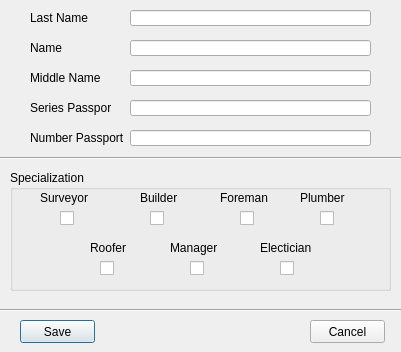
<?xml version="1.0" encoding="UTF-8"?>
<ui version="4.0">
 <class>Dialog</class>
 <widget class="QDialog" name="Dialog">
  <property name="windowModality">
   <enum>Qt::NonModal</enum>
  </property>
  <property name="geometry">
   <rect>
    <x>0</x>
    <y>0</y>
    <width>401</width>
    <height>352</height>
   </rect>
  </property>
  <property name="windowTitle">
   <string>Add Worker</string>
  </property>
  <widget class="QPushButton" name="pushButton">
   <property name="geometry">
    <rect>
     <x>20</x>
     <y>320</y>
     <width>75</width>
     <height>23</height>
    </rect>
   </property>
   <property name="text">
    <string>Save</string>
   </property>
  </widget>
  <widget class="QPushButton" name="pushButton_2">
   <property name="geometry">
    <rect>
     <x>310</x>
     <y>320</y>
     <width>75</width>
     <height>23</height>
    </rect>
   </property>
   <property name="text">
    <string>Cancel</string>
   </property>
  </widget>
  <widget class="QLineEdit" name="lineLastName">
   <property name="geometry">
    <rect>
     <x>130</x>
     <y>10</y>
     <width>241</width>
     <height>16</height>
    </rect>
   </property>
   <property name="inputMask">
    <string/>
   </property>
   <property name="text">
    <string/>
   </property>
  </widget>
  <widget class="QLabel" name="label">
   <property name="geometry">
    <rect>
     <x>30</x>
     <y>10</y>
     <width>61</width>
     <height>16</height>
    </rect>
   </property>
   <property name="font">
    <font>
     <pointsize>9</pointsize>
    </font>
   </property>
   <property name="text">
    <string>Last Name</string>
   </property>
  </widget>
  <widget class="QLabel" name="label_2">
   <property name="geometry">
    <rect>
     <x>30</x>
     <y>40</y>
     <width>61</width>
     <height>16</height>
    </rect>
   </property>
   <property name="font">
    <font>
     <pointsize>9</pointsize>
    </font>
   </property>
   <property name="text">
    <string>Name</string>
   </property>
  </widget>
  <widget class="QLineEdit" name="lineName">
   <property name="geometry">
    <rect>
     <x>130</x>
     <y>40</y>
     <width>241</width>
     <height>16</height>
    </rect>
   </property>
   <property name="text">
    <string/>
   </property>
  </widget>
  <widget class="QLineEdit" name="lineMiddleName">
   <property name="geometry">
    <rect>
     <x>130</x>
     <y>70</y>
     <width>241</width>
     <height>16</height>
    </rect>
   </property>
   <property name="text">
    <string/>
   </property>
  </widget>
  <widget class="QLabel" name="label_3">
   <property name="geometry">
    <rect>
     <x>30</x>
     <y>70</y>
     <width>71</width>
     <height>16</height>
    </rect>
   </property>
   <property name="font">
    <font>
     <pointsize>9</pointsize>
    </font>
   </property>
   <property name="text">
    <string>Middle Name</string>
   </property>
  </widget>
  <widget class="QLabel" name="label_4">
   <property name="geometry">
    <rect>
     <x>30</x>
     <y>100</y>
     <width>81</width>
     <height>16</height>
    </rect>
   </property>
   <property name="font">
    <font>
     <pointsize>9</pointsize>
    </font>
   </property>
   <property name="text">
    <string>Series Passport</string>
   </property>
  </widget>
  <widget class="QLineEdit" name="lineSeriesPassport">
   <property name="geometry">
    <rect>
     <x>130</x>
     <y>100</y>
     <width>241</width>
     <height>16</height>
    </rect>
   </property>
   <property name="inputMask">
    <string>0000</string>
   </property>
   <property name="maxLength">
    <number>4</number>
   </property>
   <property name="placeholderText">
    <string/>
   </property>
  </widget>
  <widget class="QLabel" name="label_5">
   <property name="geometry">
    <rect>
     <x>30</x>
     <y>130</y>
     <width>101</width>
     <height>16</height>
    </rect>
   </property>
   <property name="font">
    <font>
     <pointsize>9</pointsize>
    </font>
   </property>
   <property name="text">
    <string>Number Passport</string>
   </property>
  </widget>
  <widget class="QLineEdit" name="lineNumberPassport">
   <property name="geometry">
    <rect>
     <x>130</x>
     <y>130</y>
     <width>241</width>
     <height>16</height>
    </rect>
   </property>
   <property name="inputMask">
    <string>000000</string>
   </property>
   <property name="placeholderText">
    <string/>
   </property>
  </widget>
  <widget class="Line" name="line">
   <property name="geometry">
    <rect>
     <x>0</x>
     <y>150</y>
     <width>401</width>
     <height>16</height>
    </rect>
   </property>
   <property name="orientation">
    <enum>Qt::Horizontal</enum>
   </property>
  </widget>
  <widget class="Line" name="line_2">
   <property name="geometry">
    <rect>
     <x>0</x>
     <y>300</y>
     <width>401</width>
     <height>20</height>
    </rect>
   </property>
   <property name="orientation">
    <enum>Qt::Horizontal</enum>
   </property>
  </widget>
  <widget class="QLabel" name="label_6">
   <property name="geometry">
    <rect>
     <x>86</x>
     <y>292</y>
     <width>231</width>
     <height>21</height>
    </rect>
   </property>
   <property name="styleSheet">
    <string notr="true">color:red</string>
   </property>
   <property name="text">
    <string/>
   </property>
   <property name="textFormat">
    <enum>Qt::AutoText</enum>
   </property>
   <property name="scaledContents">
    <bool>false</bool>
   </property>
   <property name="alignment">
    <set>Qt::AlignCenter</set>
   </property>
   <property name="wordWrap">
    <bool>false</bool>
   </property>
  </widget>
  <widget class="QGroupBox" name="groupBox">
   <property name="geometry">
    <rect>
     <x>10</x>
     <y>170</y>
     <width>381</width>
     <height>121</height>
    </rect>
   </property>
   <property name="styleSheet">
    <string notr="true"/>
   </property>
   <property name="title">
    <string>Specialization</string>
   </property>
   <widget class="QCheckBox" name="checkBoxElectician">
    <property name="geometry">
     <rect>
      <x>270</x>
      <y>90</y>
      <width>16</width>
      <height>17</height>
     </rect>
    </property>
    <property name="text">
     <string/>
    </property>
   </widget>
   <widget class="QCheckBox" name="checkBoxManager">
    <property name="geometry">
     <rect>
      <x>180</x>
      <y>90</y>
      <width>16</width>
      <height>17</height>
     </rect>
    </property>
    <property name="text">
     <string/>
    </property>
   </widget>
   <widget class="QLabel" name="label_9">
    <property name="geometry">
     <rect>
      <x>210</x>
      <y>20</y>
      <width>51</width>
      <height>16</height>
     </rect>
    </property>
    <property name="font">
     <font>
      <pointsize>9</pointsize>
     </font>
    </property>
    <property name="text">
     <string>Foreman</string>
    </property>
   </widget>
   <widget class="QCheckBox" name="checkBoxBuilder">
    <property name="geometry">
     <rect>
      <x>140</x>
      <y>40</y>
      <width>16</width>
      <height>17</height>
     </rect>
    </property>
    <property name="text">
     <string/>
    </property>
   </widget>
   <widget class="QCheckBox" name="checkBoxRoofer">
    <property name="geometry">
     <rect>
      <x>90</x>
      <y>90</y>
      <width>16</width>
      <height>17</height>
     </rect>
    </property>
    <property name="text">
     <string/>
    </property>
   </widget>
   <widget class="QCheckBox" name="checkBoxPlumber">
    <property name="geometry">
     <rect>
      <x>310</x>
      <y>40</y>
      <width>16</width>
      <height>17</height>
     </rect>
    </property>
    <property name="text">
     <string/>
    </property>
   </widget>
   <widget class="QCheckBox" name="checkBoxForeman">
    <property name="geometry">
     <rect>
      <x>230</x>
      <y>40</y>
      <width>16</width>
      <height>17</height>
     </rect>
    </property>
    <property name="text">
     <string/>
    </property>
   </widget>
   <widget class="QLabel" name="label_10">
    <property name="geometry">
     <rect>
      <x>130</x>
      <y>20</y>
      <width>41</width>
      <height>16</height>
     </rect>
    </property>
    <property name="font">
     <font>
      <pointsize>9</pointsize>
     </font>
    </property>
    <property name="text">
     <string>Builder</string>
    </property>
   </widget>
   <widget class="QLabel" name="label_8">
    <property name="geometry">
     <rect>
      <x>30</x>
      <y>20</y>
      <width>51</width>
      <height>16</height>
     </rect>
    </property>
    <property name="font">
     <font>
      <pointsize>9</pointsize>
     </font>
    </property>
    <property name="text">
     <string>Surveyor</string>
    </property>
   </widget>
   <widget class="QCheckBox" name="checkBoxSurveyor">
    <property name="geometry">
     <rect>
      <x>50</x>
      <y>40</y>
      <width>16</width>
      <height>17</height>
     </rect>
    </property>
    <property name="text">
     <string/>
    </property>
   </widget>
   <widget class="QLabel" name="label_12">
    <property name="geometry">
     <rect>
      <x>250</x>
      <y>70</y>
      <width>51</width>
      <height>16</height>
     </rect>
    </property>
    <property name="font">
     <font>
      <pointsize>9</pointsize>
     </font>
    </property>
    <property name="text">
     <string>Electician</string>
    </property>
   </widget>
   <widget class="QLabel" name="label_11">
    <property name="geometry">
     <rect>
      <x>80</x>
      <y>70</y>
      <width>41</width>
      <height>16</height>
     </rect>
    </property>
    <property name="font">
     <font>
      <pointsize>9</pointsize>
     </font>
    </property>
    <property name="text">
     <string>Roofer</string>
    </property>
   </widget>
   <widget class="QLabel" name="label_13">
    <property name="geometry">
     <rect>
      <x>290</x>
      <y>20</y>
      <width>51</width>
      <height>16</height>
     </rect>
    </property>
    <property name="font">
     <font>
      <pointsize>9</pointsize>
     </font>
    </property>
    <property name="text">
     <string>Plumber</string>
    </property>
   </widget>
   <widget class="QLabel" name="label_14">
    <property name="geometry">
     <rect>
      <x>160</x>
      <y>70</y>
      <width>51</width>
      <height>16</height>
     </rect>
    </property>
    <property name="font">
     <font>
      <pointsize>9</pointsize>
     </font>
    </property>
    <property name="text">
     <string>Manager</string>
    </property>
   </widget>
  </widget>
  <widget class="QLabel" name="label_7">
   <property name="geometry">
    <rect>
     <x>200</x>
     <y>250</y>
     <width>231</width>
     <height>21</height>
    </rect>
   </property>
   <property name="styleSheet">
    <string notr="true">color:red</string>
   </property>
   <property name="text">
    <string/>
   </property>
   <property name="textFormat">
    <enum>Qt::AutoText</enum>
   </property>
   <property name="scaledContents">
    <bool>false</bool>
   </property>
   <property name="alignment">
    <set>Qt::AlignCenter</set>
   </property>
   <property name="wordWrap">
    <bool>false</bool>
   </property>
  </widget>
 </widget>
 <resources/>
 <connections/>
</ui>
